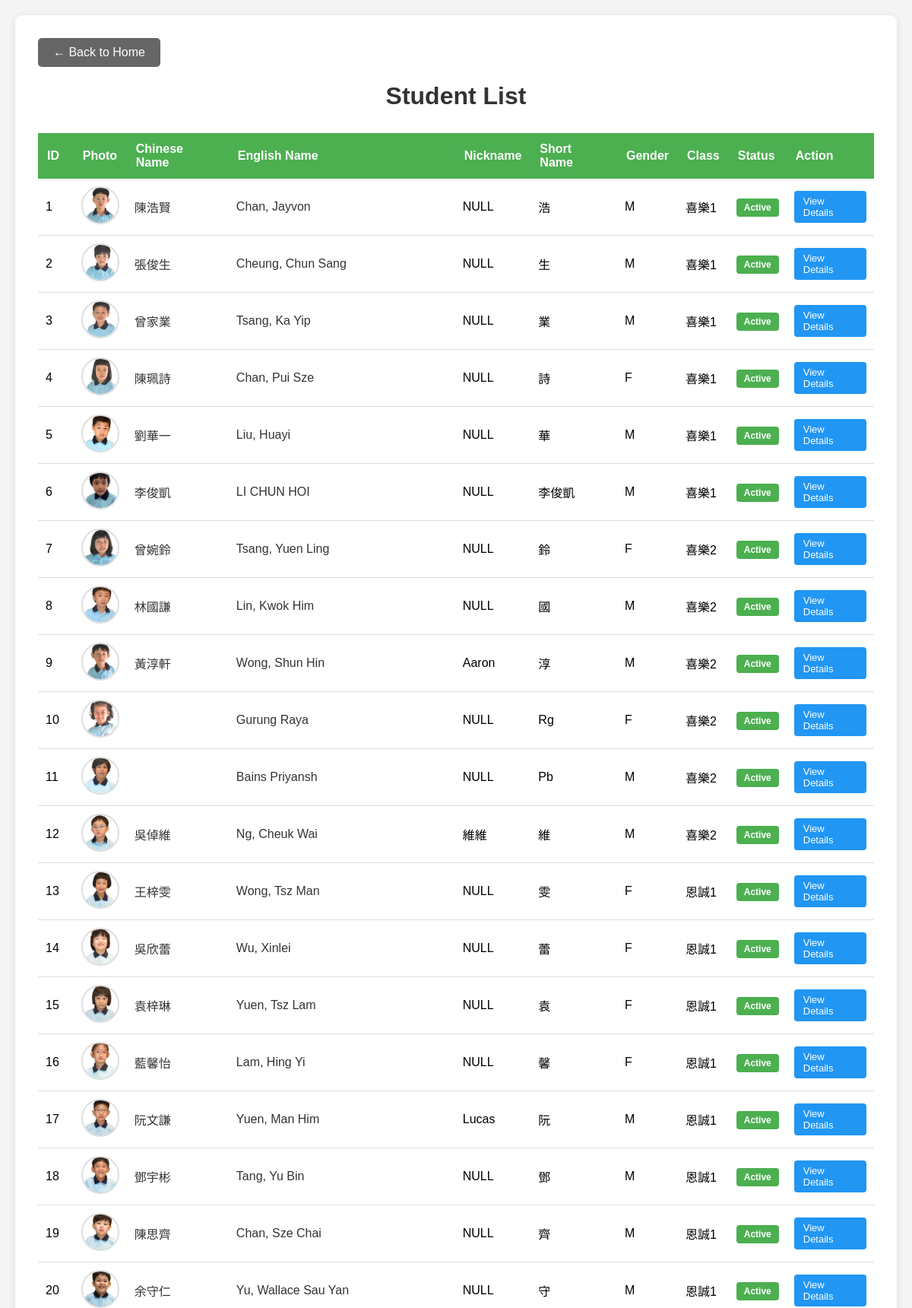
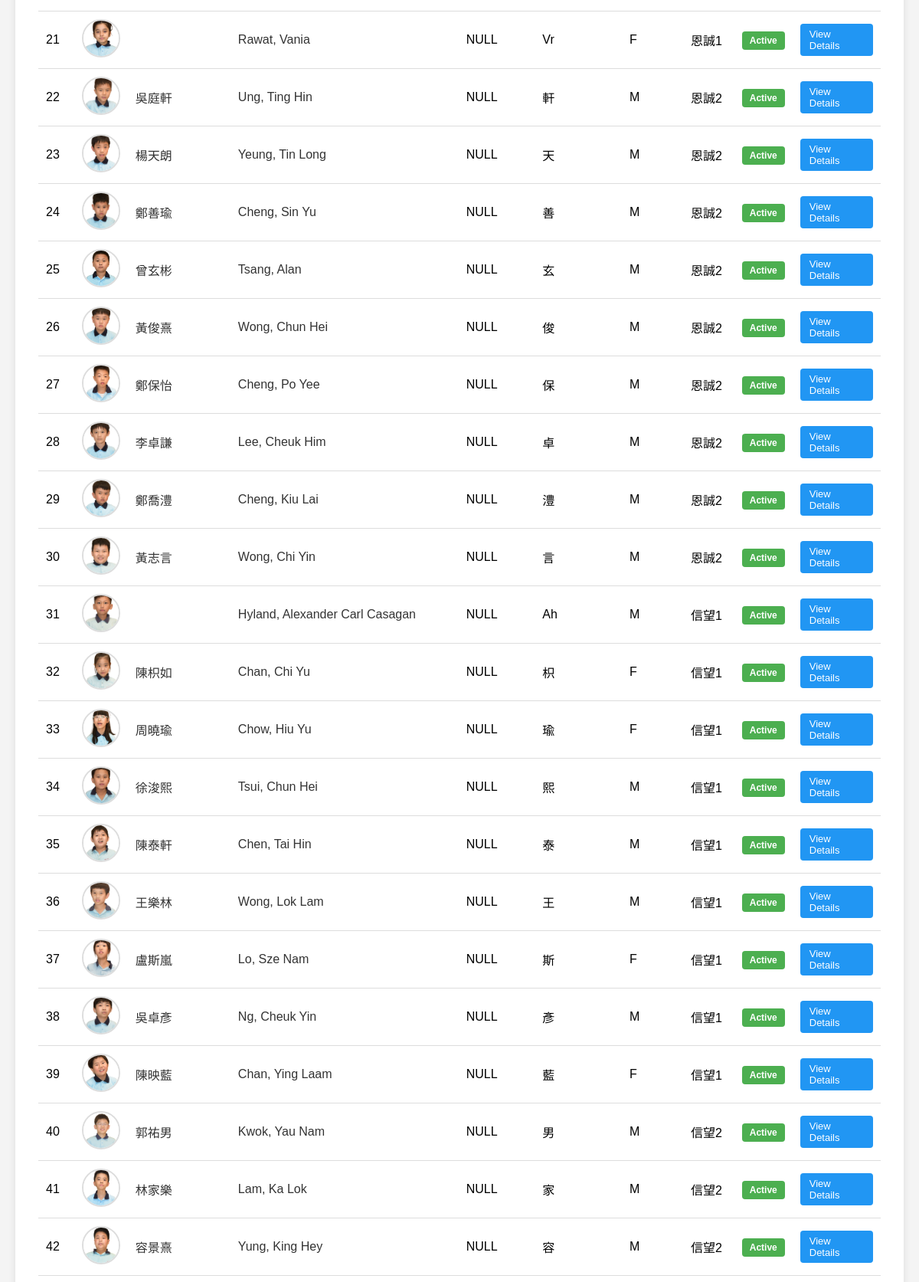
The page /students_list.php (upper part) on the database its author committed (2 pictures, top to bottom).
### tables this page shows
CREATE TABLE IF NOT EXISTS `students` (
  `id` int(11) NOT NULL AUTO_INCREMENT,
  `name_chi` varchar(100) NOT NULL COMMENT 'Chinese Name',
  `name_eng` varchar(100) NOT NULL COMMENT 'English Name',
  `nickname` varchar(50) DEFAULT NULL,
  `short_name` varchar(50) DEFAULT NULL COMMENT 'Short name or symbol',
  `gender` enum('M','F') NOT NULL,
  `class` varchar(50) DEFAULT NULL COMMENT 'Class/Group',
  `status` enum('Active','Inactive','Graduated') DEFAULT 'Active',
  `image_path` varchar(255) DEFAULT NULL COMMENT 'Path to student image',
  PRIMARY KEY (`id`)
);

### db/connection.php (called while the page is built, shortened)
<?php
class Database {
    private static $instance = null;
    private $conn;
    private function __construct() {
        try {
            $this->conn = new mysqli(DB_HOST, DB_USER, DB_PASS, DB_NAME, DB_PORT);
            $this->conn->set_charset(DB_CHARSET);
        } catch (Exception $e) {
            die("Database connection error: " . $e->getMessage());
        }
    }
    public static function getInstance() {
        if (self::$instance === null) {
            self::$instance = new Database();
        }
        return self::$instance;
    }
    public function getConnection() {
        return $this->conn;
    }
}
function getDB() {
    return Database::getInstance()->getConnection();
}
?>

### db/students.php (called while the page is built, shortened)
<?php
require_once __DIR__ . '/connection.php';
class Students {
    private $conn;
    public function __construct() {
        $this->conn = getDB();
    }
    public function getAll($orderBy = 'id', $order = 'ASC') {
        $orderBy = $this->conn->real_escape_string($orderBy);
        $order = strtoupper($order) === 'DESC' ? 'DESC' : 'ASC';
        $sql = "SELECT * FROM students ORDER BY $orderBy $order";
        $result = $this->conn->query($sql);
        if ($result) {
            return $result->fetch_all(MYSQLI_ASSOC);
        }
        return [];
    }
}
?>

### students_list.php (the view, shortened to what this page needs)
<?php
require_once 'db/students.php';
$studentsObj = new Students();
$students = $studentsObj->getAll('id', 'ASC');
?>
<!DOCTYPE html>
<html lang="en">
<head>
</head>
<body>
    <div class="container">
        <a href="index.php" class="back-btn">← Back to Home</a>
        <h1>Student List</h1>
        <?php if (!empty($students)): ?>
            <table>
                <thead>
                    <tr>
                        <th>ID</th>
                        <th>Photo</th>
                        <th>Chinese Name</th>
                        <th>English Name</th>
                        <th>Nickname</th>
                        <th>Short Name</th>
                        <th>Gender</th>
                        <th>Class</th>
                        <th>Status</th>
                        <th>Action</th>
                    </tr>
                </thead>
                <tbody>
                    <?php foreach($students as $row): ?>
                        <tr>
                            <td><?php echo htmlspecialchars($row['id']); ?></td>
                            <td>
                                <?php if (!empty($row['image_path']) && file_exists($row['image_path'])): ?>
                                    <img src="<?php echo htmlspecialchars($row['image_path']); ?>" alt="<?php echo htmlspecialchars($row['name_chi']); ?>" class="student-img">
                                <?php else: ?>
                                    <div class="no-img">No Photo</div>
                                <?php endif; ?>
                            </td>
                            <td>
                                <a href="student_details.php?id=<?php echo $row['id']; ?>" class="student-name-link">
                                    <?php echo htmlspecialchars($row['name_chi']); ?>
                                </a>
                            </td>
                            <td>
                                <a href="student_details.php?id=<?php echo $row['id']; ?>" class="student-name-link">
                                    <?php echo htmlspecialchars($row['name_eng']); ?>
                                </a>
                            </td>
                            <td><?php echo htmlspecialchars($row['nickname'] ?? 'N/A'); ?></td>
                            <td><?php echo htmlspecialchars($row['short_name'] ?? 'N/A'); ?></td>
                            <td><?php echo htmlspecialchars($row['gender']); ?></td>
                            <td><?php echo htmlspecialchars($row['class'] ?? 'N/A'); ?></td>
                            <td>
                                <span class="status <?php echo strtolower($row['status']); ?>">
                                    <?php echo htmlspecialchars($row['status']); ?>
                                </span>
                            </td>
                            <td>
                                <a href="student_details.php?id=<?php echo $row['id']; ?>" class="view-btn">View Details</a>
                            </td>
                        </tr>
                    <?php endforeach; ?>
                </tbody>
            </table>
        <?php endif; ?>
    </div>
</body>
</html>

### students_list.php (style rules this page uses)
* { margin: 0; padding: 0; box-sizing: border-box; }
body { font-family: Arial, sans-serif; background-color: #f4f4f4; padding: 20px; }
.container { max-width: 1200px; margin: 0 auto; background: white; padding: 30px; border-radius: 8px; box-shadow: 0 2px 10px rgba(0,0,0,0.1); }
h1 { color: #333; margin-bottom: 30px; text-align: center; }
.back-btn { display: inline-block; padding: 10px 20px; background-color: #666; color: white; text-decoration: none; border-radius: 5px; margin-bottom: 20px; transition: background-color 0.3s; }
table { width: 100%; border-collapse: collapse; margin-top: 20px; }
th { background-color: #4CAF50; color: white; padding: 12px; text-align: left; }
td { padding: 10px; border-bottom: 1px solid #ddd; }
.status { padding: 5px 10px; border-radius: 4px; font-size: 12px; font-weight: bold; }
.status.active { background-color: #4CAF50; color: white; }
.student-img { width: 50px; height: 50px; object-fit: cover; border-radius: 50%; border: 2px solid #ddd; }
.student-name-link { color: #333; text-decoration: none; font-weight: 500; transition: color 0.3s; }
.view-btn { padding: 6px 12px; background-color: #2196F3; color: white; text-decoration: none; border-radius: 4px; font-size: 13px; transition: background-color 0.3s; display: inline-block; }

### rows shown on the page
students: id "1", image_path (picture), name_chi "陳浩賢", name_eng "Chan, Jayvon", nickname "NULL", short_name "浩", gender "M", class "喜樂1", status "Active"
students: id "2", image_path (picture), name_chi "張俊生", name_eng "Cheung, Chun Sang", nickname "NULL", short_name "生", gender "M", class "喜樂1", status "Active"
students: id "3", image_path (picture), name_chi "曾家業", name_eng "Tsang, Ka Yip", nickname "NULL", short_name "業", gender "M", class "喜樂1", status "Active"
students: id "4", image_path (picture), name_chi "陳珮詩", name_eng "Chan, Pui Sze", nickname "NULL", short_name "詩", gender "F", class "喜樂1", status "Active"
students: id "5", image_path (picture), name_chi "劉華一", name_eng "Liu, Huayi", nickname "NULL", short_name "華", gender "M", class "喜樂1", status "Active"
students: id "6", image_path (picture), name_chi "李俊凱", name_eng "LI CHUN HOI", nickname "NULL", short_name "李俊凱", gender "M", class "喜樂1", status "Active"
students: id "7", image_path (picture), name_chi "曾婉鈴", name_eng "Tsang, Yuen Ling", nickname "NULL", short_name "鈴", gender "F", class "喜樂2", status "Active"
students: id "8", image_path (picture), name_chi "林國謙", name_eng "Lin, Kwok Him", nickname "NULL", short_name "國", gender "M", class "喜樂2", status "Active"
students: id "9", image_path (picture), name_chi "黃淳軒", name_eng "Wong, Shun Hin", nickname "Aaron", short_name "淳", gender "M", class "喜樂2", status "Active"
students: id "10", image_path (picture), name_eng "Gurung Raya", nickname "NULL", short_name "Rg", gender "F", class "喜樂2", status "Active"
students: id "11", image_path (picture), name_eng "Bains Priyansh", nickname "NULL", short_name "Pb", gender "M", class "喜樂2", status "Active"
students: id "12", image_path (picture), name_chi "吳倬維", name_eng "Ng, Cheuk Wai", nickname "維維", short_name "維", gender "M", class "喜樂2", status "Active"
students: id "13", image_path (picture), name_chi "王梓雯", name_eng "Wong, Tsz Man", nickname "NULL", short_name "雯", gender "F", class "恩誠1", status "Active"
students: id "14", image_path (picture), name_chi "吳欣蕾", name_eng "Wu, Xinlei", nickname "NULL", short_name "蕾", gender "F", class "恩誠1", status "Active"
students: id "15", image_path (picture), name_chi "袁梓琳", name_eng "Yuen, Tsz Lam", nickname "NULL", short_name "袁", gender "F", class "恩誠1", status "Active"
students: id "16", image_path (picture), name_chi "藍馨怡", name_eng "Lam, Hing Yi", nickname "NULL", short_name "馨", gender "F", class "恩誠1", status "Active"
students: id "17", image_path (picture), name_chi "阮文謙", name_eng "Yuen, Man Him", nickname "Lucas", short_name "阮", gender "M", class "恩誠1", status "Active"
students: id "18", image_path (picture), name_chi "鄧宇彬", name_eng "Tang, Yu Bin", nickname "NULL", short_name "鄧", gender "M", class "恩誠1", status "Active"
students: id "19", image_path (picture), name_chi "陳思齊", name_eng "Chan, Sze Chai", nickname "NULL", short_name "齊", gender "M", class "恩誠1", status "Active"
students: id "20", image_path (picture), name_chi "余守仁", name_eng "Yu, Wallace Sau Yan", nickname "NULL", short_name "守", gender "M", class "恩誠1", status "Active"
students: id "21", image_path (picture), name_eng "Rawat, Vania", nickname "NULL", short_name "Vr", gender "F", class "恩誠1", status "Active"
students: id "22", image_path (picture), name_chi "吳庭軒", name_eng "Ung, Ting Hin", nickname "NULL", short_name "軒", gender "M", class "恩誠2", status "Active"
students: id "23", image_path (picture), name_chi "楊天朗", name_eng "Yeung, Tin Long", nickname "NULL", short_name "天", gender "M", class "恩誠2", status "Active"
students: id "24", image_path (picture), name_chi "鄭善瑜", name_eng "Cheng, Sin Yu", nickname "NULL", short_name "善", gender "M", class "恩誠2", status "Active"
students: id "25", image_path (picture), name_chi "曾玄彬", name_eng "Tsang, Alan", nickname "NULL", short_name "玄", gender "M", class "恩誠2", status "Active"
students: id "26", image_path (picture), name_chi "黃俊熹", name_eng "Wong, Chun Hei", nickname "NULL", short_name "俊", gender "M", class "恩誠2", status "Active"
students: id "27", image_path (picture), name_chi "鄭保怡", name_eng "Cheng, Po Yee", nickname "NULL", short_name "保", gender "M", class "恩誠2", status "Active"
students: id "28", image_path (picture), name_chi "李卓謙", name_eng "Lee, Cheuk Him", nickname "NULL", short_name "卓", gender "M", class "恩誠2", status "Active"
students: id "29", image_path (picture), name_chi "鄭喬澧", name_eng "Cheng, Kiu Lai", nickname "NULL", short_name "澧", gender "M", class "恩誠2", status "Active"
students: id "30", image_path (picture), name_chi "黃志言", name_eng "Wong, Chi Yin", nickname "NULL", short_name "言", gender "M", class "恩誠2", status "Active"
students: id "31", image_path (picture), name_eng "Hyland, Alexander Carl Casagan", nickname "NULL", short_name "Ah", gender "M", class "信望1", status "Active"
students: id "32", image_path (picture), name_chi "陳枳如", name_eng "Chan, Chi Yu", nickname "NULL", short_name "枳", gender "F", class "信望1", status "Active"
students: id "33", image_path (picture), name_chi "周曉瑜", name_eng "Chow, Hiu Yu", nickname "NULL", short_name "瑜", gender "F", class "信望1", status "Active"
students: id "34", image_path (picture), name_chi "徐浚熙", name_eng "Tsui, Chun Hei", nickname "NULL", short_name "熙", gender "M", class "信望1", status "Active"
students: id "35", image_path (picture), name_chi "陳泰軒", name_eng "Chen, Tai Hin", nickname "NULL", short_name "泰", gender "M", class "信望1", status "Active"
students: id "36", image_path (picture), name_chi "王樂林", name_eng "Wong, Lok Lam", nickname "NULL", short_name "王", gender "M", class "信望1", status "Active"
students: id "37", image_path (picture), name_chi "盧斯嵐", name_eng "Lo, Sze Nam", nickname "NULL", short_name "斯", gender "F", class "信望1", status "Active"
students: id "38", image_path (picture), name_chi "吳卓彥", name_eng "Ng, Cheuk Yin", nickname "NULL", short_name "彥", gender "M", class "信望1", status "Active"
students: id "39", image_path (picture), name_chi "陳映藍", name_eng "Chan, Ying Laam", nickname "NULL", short_name "藍", gender "F", class "信望1", status "Active"
students: id "40", image_path (picture), name_chi "郭祐男", name_eng "Kwok, Yau Nam", nickname "NULL", short_name "男", gender "M", class "信望2", status "Active"
students: id "41", image_path (picture), name_chi "林家樂", name_eng "Lam, Ka Lok", nickname "NULL", short_name "家", gender "M", class "信望2", status "Active"
students: id "42", image_path (picture), name_chi "容景熹", name_eng "Yung, King Hey", nickname "NULL", short_name "容", gender "M", class "信望2", status "Active"
